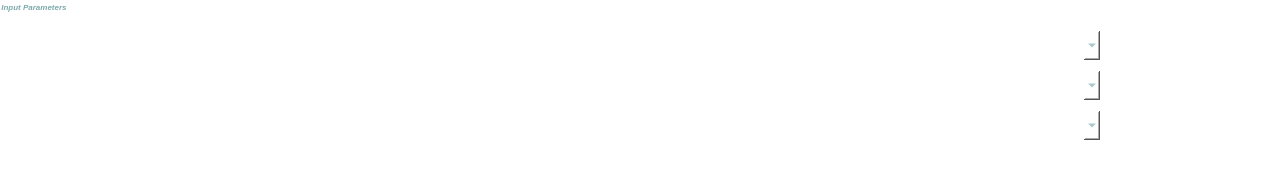
            <widget class="QGroupBox" name="groupBox_9">
             <property name="geometry">
              <rect>
               <x>10</x>
               <y>90</y>
               <width>1281</width>
               <height>171</height>
              </rect>
             </property>
             <property name="font">
              <font>
               <family>MS Shell Dlg 2</family>
               <pointsize>6</pointsize>
               <weight>75</weight>
               <italic>true</italic>
               <bold>true</bold>
               <strikeout>false</strikeout>
              </font>
             </property>
             <property name="styleSheet">
              <string notr="true">background: transparent;
border: 1px solid white;
color: rgb(125, 169, 172);

</string>
             </property>
             <property name="title">
              <string>Input Parameters</string>
             </property>
             <property name="alignment">
              <set>Qt::AlignLeading|Qt::AlignLeft|Qt::AlignVCenter</set>
             </property>
             <widget class="QgsMapLayerComboBox" name="in_fn_entry_2">
              <property name="geometry">
               <rect>
                <x>560</x>
                <y>30</y>
                <width>541</width>
                <height>31</height>
               </rect>
              </property>
              <property name="palette">
               <palette>
                <active>
                 <colorrole role="WindowText">
                  <brush brushstyle="SolidPattern">
                   <color alpha="255">
                    <red>125</red>
                    <green>169</green>
                    <blue>172</blue>
                   </color>
                  </brush>
                 </colorrole>
                 <colorrole role="Button">
                  <brush brushstyle="SolidPattern">
                   <color alpha="255">
                    <red>255</red>
                    <green>255</green>
                    <blue>255</blue>
                   </color>
                  </brush>
                 </colorrole>
                 <colorrole role="Text">
                  <brush brushstyle="SolidPattern">
                   <color alpha="255">
                    <red>125</red>
                    <green>169</green>
                    <blue>172</blue>
                   </color>
                  </brush>
                 </colorrole>
                 <colorrole role="ButtonText">
                  <brush brushstyle="SolidPattern">
                   <color alpha="255">
                    <red>125</red>
                    <green>169</green>
                    <blue>172</blue>
                   </color>
                  </brush>
                 </colorrole>
                 <colorrole role="Base">
                  <brush brushstyle="SolidPattern">
                   <color alpha="255">
                    <red>255</red>
                    <green>255</green>
                    <blue>255</blue>
                   </color>
                  </brush>
                 </colorrole>
                 <colorrole role="Window">
                  <brush brushstyle="SolidPattern">
                   <color alpha="255">
                    <red>255</red>
                    <green>255</green>
                    <blue>255</blue>
                   </color>
                  </brush>
                 </colorrole>
                 <colorrole role="HighlightedText">
                  <brush brushstyle="SolidPattern">
                   <color alpha="255">
                    <red>0</red>
                    <green>0</green>
                    <blue>255</blue>
                   </color>
                  </brush>
                 </colorrole>
                 <colorrole role="PlaceholderText">
                  <brush brushstyle="SolidPattern">
                   <color alpha="255">
                    <red>125</red>
                    <green>169</green>
                    <blue>172</blue>
                   </color>
                  </brush>
                 </colorrole>
                </active>
                <inactive>
                 <colorrole role="WindowText">
                  <brush brushstyle="SolidPattern">
                   <color alpha="255">
                    <red>125</red>
                    <green>169</green>
                    <blue>172</blue>
                   </color>
                  </brush>
                 </colorrole>
                 <colorrole role="Button">
                  <brush brushstyle="SolidPattern">
                   <color alpha="255">
                    <red>255</red>
                    <green>255</green>
                    <blue>255</blue>
                   </color>
                  </brush>
                 </colorrole>
                 <colorrole role="Text">
                  <brush brushstyle="SolidPattern">
                   <color alpha="255">
                    <red>125</red>
                    <green>169</green>
                    <blue>172</blue>
                   </color>
                  </brush>
                 </colorrole>
                 <colorrole role="ButtonText">
                  <brush brushstyle="SolidPattern">
                   <color alpha="255">
                    <red>125</red>
                    <green>169</green>
                    <blue>172</blue>
                   </color>
                  </brush>
                 </colorrole>
                 <colorrole role="Base">
                  <brush brushstyle="SolidPattern">
                   <color alpha="255">
                    <red>255</red>
                    <green>255</green>
                    <blue>255</blue>
                   </color>
                  </brush>
                 </colorrole>
                 <colorrole role="Window">
                  <brush brushstyle="SolidPattern">
                   <color alpha="255">
                    <red>255</red>
                    <green>255</green>
                    <blue>255</blue>
                   </color>
                  </brush>
                 </colorrole>
                 <colorrole role="HighlightedText">
                  <brush brushstyle="SolidPattern">
                   <color alpha="255">
                    <red>0</red>
                    <green>0</green>
                    <blue>255</blue>
                   </color>
                  </brush>
                 </colorrole>
                 <colorrole role="PlaceholderText">
                  <brush brushstyle="SolidPattern">
                   <color alpha="255">
                    <red>125</red>
                    <green>169</green>
                    <blue>172</blue>
                   </color>
                  </brush>
                 </colorrole>
                </inactive>
                <disabled>
                 <colorrole role="WindowText">
                  <brush brushstyle="SolidPattern">
                   <color alpha="255">
                    <red>125</red>
                    <green>169</green>
                    <blue>172</blue>
                   </color>
                  </brush>
                 </colorrole>
                 <colorrole role="Button">
                  <brush brushstyle="SolidPattern">
                   <color alpha="255">
                    <red>255</red>
                    <green>255</green>
                    <blue>255</blue>
                   </color>
                  </brush>
                 </colorrole>
                 <colorrole role="Text">
                  <brush brushstyle="SolidPattern">
                   <color alpha="255">
                    <red>125</red>
                    <green>169</green>
                    <blue>172</blue>
                   </color>
                  </brush>
                 </colorrole>
                 <colorrole role="ButtonText">
                  <brush brushstyle="SolidPattern">
                   <color alpha="255">
                    <red>125</red>
                    <green>169</green>
                    <blue>172</blue>
                   </color>
                  </brush>
                 </colorrole>
                 <colorrole role="Base">
                  <brush brushstyle="SolidPattern">
                   <color alpha="255">
                    <red>255</red>
                    <green>255</green>
                    <blue>255</blue>
                   </color>
                  </brush>
                 </colorrole>
                 <colorrole role="Window">
                  <brush brushstyle="SolidPattern">
                   <color alpha="255">
                    <red>255</red>
                    <green>255</green>
                    <blue>255</blue>
                   </color>
                  </brush>
                 </colorrole>
                 <colorrole role="HighlightedText">
                  <brush brushstyle="SolidPattern">
                   <color alpha="255">
                    <red>0</red>
                    <green>0</green>
                    <blue>255</blue>
                   </color>
                  </brush>
                 </colorrole>
                 <colorrole role="PlaceholderText">
                  <brush brushstyle="SolidPattern">
                   <color alpha="255">
                    <red>125</red>
                    <green>169</green>
                    <blue>172</blue>
                   </color>
                  </brush>
                 </colorrole>
                </disabled>
               </palette>
              </property>
              <property name="styleSheet">
               <string notr="true">background-color: rgb(255, 255, 255); font: 9pt;</string>
              </property>
             </widget>
             <widget class="QgsMapLayerComboBox" name="mask_entry_2">
              <property name="geometry">
               <rect>
                <x>560</x>
                <y>70</y>
                <width>541</width>
                <height>31</height>
               </rect>
              </property>
              <property name="palette">
               <palette>
                <active>
                 <colorrole role="WindowText">
                  <brush brushstyle="SolidPattern">
                   <color alpha="255">
                    <red>125</red>
                    <green>169</green>
                    <blue>172</blue>
                   </color>
                  </brush>
                 </colorrole>
                 <colorrole role="Button">
                  <brush brushstyle="SolidPattern">
                   <color alpha="255">
                    <red>255</red>
                    <green>255</green>
                    <blue>255</blue>
                   </color>
                  </brush>
                 </colorrole>
                 <colorrole role="Text">
                  <brush brushstyle="SolidPattern">
                   <color alpha="255">
                    <red>125</red>
                    <green>169</green>
                    <blue>172</blue>
                   </color>
                  </brush>
                 </colorrole>
                 <colorrole role="ButtonText">
                  <brush brushstyle="SolidPattern">
                   <color alpha="255">
                    <red>125</red>
                    <green>169</green>
                    <blue>172</blue>
                   </color>
                  </brush>
                 </colorrole>
                 <colorrole role="Base">
                  <brush brushstyle="SolidPattern">
                   <color alpha="255">
                    <red>255</red>
                    <green>255</green>
                    <blue>255</blue>
                   </color>
                  </brush>
                 </colorrole>
                 <colorrole role="Window">
                  <brush brushstyle="SolidPattern">
                   <color alpha="255">
                    <red>255</red>
                    <green>255</green>
                    <blue>255</blue>
                   </color>
                  </brush>
                 </colorrole>
                 <colorrole role="HighlightedText">
                  <brush brushstyle="SolidPattern">
                   <color alpha="255">
                    <red>0</red>
                    <green>0</green>
                    <blue>255</blue>
                   </color>
                  </brush>
                 </colorrole>
                 <colorrole role="PlaceholderText">
                  <brush brushstyle="SolidPattern">
                   <color alpha="255">
                    <red>125</red>
                    <green>169</green>
                    <blue>172</blue>
                   </color>
                  </brush>
                 </colorrole>
                </active>
                <inactive>
                 <colorrole role="WindowText">
                  <brush brushstyle="SolidPattern">
                   <color alpha="255">
                    <red>125</red>
                    <green>169</green>
                    <blue>172</blue>
                   </color>
                  </brush>
                 </colorrole>
                 <colorrole role="Button">
                  <brush brushstyle="SolidPattern">
                   <color alpha="255">
                    <red>255</red>
                    <green>255</green>
                    <blue>255</blue>
                   </color>
                  </brush>
                 </colorrole>
                 <colorrole role="Text">
                  <brush brushstyle="SolidPattern">
                   <color alpha="255">
                    <red>125</red>
                    <green>169</green>
                    <blue>172</blue>
                   </color>
                  </brush>
                 </colorrole>
                 <colorrole role="ButtonText">
                  <brush brushstyle="SolidPattern">
                   <color alpha="255">
                    <red>125</red>
                    <green>169</green>
                    <blue>172</blue>
                   </color>
                  </brush>
                 </colorrole>
                 <colorrole role="Base">
                  <brush brushstyle="SolidPattern">
                   <color alpha="255">
                    <red>255</red>
                    <green>255</green>
                    <blue>255</blue>
                   </color>
                  </brush>
                 </colorrole>
                 <colorrole role="Window">
                  <brush brushstyle="SolidPattern">
                   <color alpha="255">
                    <red>255</red>
                    <green>255</green>
                    <blue>255</blue>
                   </color>
                  </brush>
                 </colorrole>
                 <colorrole role="HighlightedText">
                  <brush brushstyle="SolidPattern">
                   <color alpha="255">
                    <red>0</red>
                    <green>0</green>
                    <blue>255</blue>
                   </color>
                  </brush>
                 </colorrole>
                 <colorrole role="PlaceholderText">
                  <brush brushstyle="SolidPattern">
                   <color alpha="255">
                    <red>125</red>
                    <green>169</green>
                    <blue>172</blue>
                   </color>
                  </brush>
                 </colorrole>
                </inactive>
                <disabled>
                 <colorrole role="WindowText">
                  <brush brushstyle="SolidPattern">
                   <color alpha="255">
                    <red>125</red>
                    <green>169</green>
                    <blue>172</blue>
                   </color>
                  </brush>
                 </colorrole>
                 <colorrole role="Button">
                  <brush brushstyle="SolidPattern">
                   <color alpha="255">
                    <red>255</red>
                    <green>255</green>
                    <blue>255</blue>
                   </color>
                  </brush>
                 </colorrole>
                 <colorrole role="Text">
                  <brush brushstyle="SolidPattern">
                   <color alpha="255">
                    <red>125</red>
                    <green>169</green>
                    <blue>172</blue>
                   </color>
                  </brush>
                 </colorrole>
                 <colorrole role="ButtonText">
                  <brush brushstyle="SolidPattern">
                   <color alpha="255">
                    <red>125</red>
                    <green>169</green>
                    <blue>172</blue>
                   </color>
                  </brush>
                 </colorrole>
                 <colorrole role="Base">
                  <brush brushstyle="SolidPattern">
                   <color alpha="255">
                    <red>255</red>
                    <green>255</green>
                    <blue>255</blue>
                   </color>
                  </brush>
                 </colorrole>
                 <colorrole role="Window">
                  <brush brushstyle="SolidPattern">
                   <color alpha="255">
                    <red>255</red>
                    <green>255</green>
                    <blue>255</blue>
                   </color>
                  </brush>
                 </colorrole>
                 <colorrole role="HighlightedText">
                  <brush brushstyle="SolidPattern">
                   <color alpha="255">
                    <red>0</red>
                    <green>0</green>
                    <blue>255</blue>
                   </color>
                  </brush>
                 </colorrole>
                 <colorrole role="PlaceholderText">
                  <brush brushstyle="SolidPattern">
                   <color alpha="255">
                    <red>125</red>
                    <green>169</green>
                    <blue>172</blue>
                   </color>
                  </brush>
                 </colorrole>
                </disabled>
               </palette>
              </property>
              <property name="styleSheet">
               <string notr="true">background-color: rgb(255, 255, 255); font: 9pt;</string>
              </property>
             </widget>
             <widget class="QgsMapLayerComboBox" name="fmask_entry_2">
              <property name="geometry">
               <rect>
                <x>560</x>
                <y>110</y>
                <width>541</width>
                <height>31</height>
               </rect>
              </property>
              <property name="palette">
               <palette>
                <active>
                 <colorrole role="WindowText">
                  <brush brushstyle="SolidPattern">
                   <color alpha="255">
                    <red>125</red>
                    <green>169</green>
                    <blue>172</blue>
                   </color>
                  </brush>
                 </colorrole>
                 <colorrole role="Button">
                  <brush brushstyle="SolidPattern">
                   <color alpha="255">
                    <red>255</red>
                    <green>255</green>
                    <blue>255</blue>
                   </color>
                  </brush>
                 </colorrole>
                 <colorrole role="Text">
                  <brush brushstyle="SolidPattern">
                   <color alpha="255">
                    <red>125</red>
                    <green>169</green>
                    <blue>172</blue>
                   </color>
                  </brush>
                 </colorrole>
                 <colorrole role="ButtonText">
                  <brush brushstyle="SolidPattern">
                   <color alpha="255">
                    <red>125</red>
                    <green>169</green>
                    <blue>172</blue>
                   </color>
                  </brush>
                 </colorrole>
                 <colorrole role="Base">
                  <brush brushstyle="SolidPattern">
                   <color alpha="255">
                    <red>255</red>
                    <green>255</green>
                    <blue>255</blue>
                   </color>
                  </brush>
                 </colorrole>
                 <colorrole role="Window">
                  <brush brushstyle="SolidPattern">
                   <color alpha="255">
                    <red>255</red>
                    <green>255</green>
                    <blue>255</blue>
                   </color>
                  </brush>
                 </colorrole>
                 <colorrole role="HighlightedText">
                  <brush brushstyle="SolidPattern">
                   <color alpha="255">
                    <red>0</red>
                    <green>0</green>
                    <blue>255</blue>
                   </color>
                  </brush>
                 </colorrole>
                 <colorrole role="PlaceholderText">
                  <brush brushstyle="SolidPattern">
                   <color alpha="255">
                    <red>125</red>
                    <green>169</green>
                    <blue>172</blue>
                   </color>
                  </brush>
                 </colorrole>
                </active>
                <inactive>
                 <colorrole role="WindowText">
                  <brush brushstyle="SolidPattern">
                   <color alpha="255">
                    <red>125</red>
                    <green>169</green>
                    <blue>172</blue>
                   </color>
                  </brush>
                 </colorrole>
                 <colorrole role="Button">
                  <brush brushstyle="SolidPattern">
                   <color alpha="255">
                    <red>255</red>
                    <green>255</green>
                    <blue>255</blue>
                   </color>
                  </brush>
                 </colorrole>
                 <colorrole role="Text">
                  <brush brushstyle="SolidPattern">
                   <color alpha="255">
                    <red>125</red>
                    <green>169</green>
                    <blue>172</blue>
                   </color>
                  </brush>
                 </colorrole>
                 <colorrole role="ButtonText">
                  <brush brushstyle="SolidPattern">
                   <color alpha="255">
                    <red>125</red>
                    <green>169</green>
                    <blue>172</blue>
                   </color>
                  </brush>
                 </colorrole>
                 <colorrole role="Base">
                  <brush brushstyle="SolidPattern">
                   <color alpha="255">
                    <red>255</red>
                    <green>255</green>
                    <blue>255</blue>
                   </color>
                  </brush>
                 </colorrole>
                 <colorrole role="Window">
                  <brush brushstyle="SolidPattern">
                   <color alpha="255">
                    <red>255</red>
                    <green>255</green>
                    <blue>255</blue>
                   </color>
                  </brush>
                 </colorrole>
                 <colorrole role="HighlightedText">
                  <brush brushstyle="SolidPattern">
                   <color alpha="255">
                    <red>0</red>
                    <green>0</green>
                    <blue>255</blue>
                   </color>
                  </brush>
                 </colorrole>
                 <colorrole role="PlaceholderText">
                  <brush brushstyle="SolidPattern">
                   <color alpha="255">
                    <red>125</red>
                    <green>169</green>
                    <blue>172</blue>
                   </color>
                  </brush>
                 </colorrole>
                </inactive>
                <disabled>
                 <colorrole role="WindowText">
                  <brush brushstyle="SolidPattern">
                   <color alpha="255">
                    <red>125</red>
                    <green>169</green>
                    <blue>172</blue>
                   </color>
                  </brush>
                 </colorrole>
                 <colorrole role="Button">
                  <brush brushstyle="SolidPattern">
                   <color alpha="255">
                    <red>255</red>
                    <green>255</green>
                    <blue>255</blue>
                   </color>
                  </brush>
                 </colorrole>
                 <colorrole role="Text">
                  <brush brushstyle="SolidPattern">
                   <color alpha="255">
                    <red>125</red>
                    <green>169</green>
                    <blue>172</blue>
                   </color>
                  </brush>
                 </colorrole>
                 <colorrole role="ButtonText">
                  <brush brushstyle="SolidPattern">
                   <color alpha="255">
                    <red>125</red>
                    <green>169</green>
                    <blue>172</blue>
                   </color>
                  </brush>
                 </colorrole>
                 <colorrole role="Base">
                  <brush brushstyle="SolidPattern">
                   <color alpha="255">
                    <red>255</red>
                    <green>255</green>
                    <blue>255</blue>
                   </color>
                  </brush>
                 </colorrole>
                 <colorrole role="Window">
                  <brush brushstyle="SolidPattern">
                   <color alpha="255">
                    <red>255</red>
                    <green>255</green>
                    <blue>255</blue>
                   </color>
                  </brush>
                 </colorrole>
                 <colorrole role="HighlightedText">
                  <brush brushstyle="SolidPattern">
                   <color alpha="255">
                    <red>0</red>
                    <green>0</green>
                    <blue>255</blue>
                   </color>
                  </brush>
                 </colorrole>
                 <colorrole role="PlaceholderText">
                  <brush brushstyle="SolidPattern">
                   <color alpha="255">
                    <red>125</red>
                    <green>169</green>
                    <blue>172</blue>
                   </color>
                  </brush>
                 </colorrole>
                </disabled>
               </palette>
              </property>
              <property name="styleSheet">
               <string notr="true">background-color: rgb(255, 255, 255); font: 9pt;</string>
              </property>
             </widget>
            </widget>
